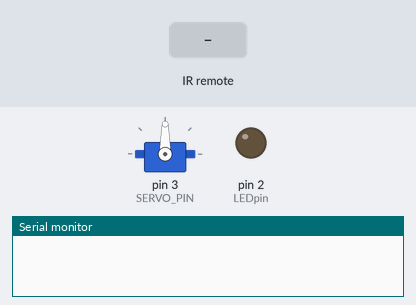
A sketch run on a simulated Arduino Uno, built with avr-gcc and run on an emulated ATmega328P. Parts: servo, output pins drawn as LEDs (lit = HIGH), the last lines printed to the serial monitor. The test bench sets the inputs (shaded band).

Above: at 1.2 s.
1.3 s: infrared code 0x273009C4 received
At 3.2 s:
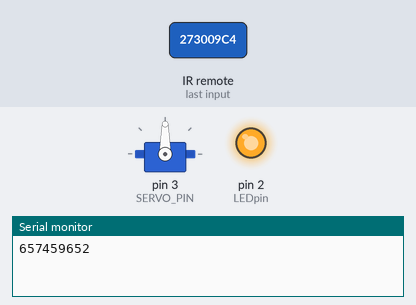
3.8 s: infrared code 0x731A3E02 received
At 4.3 s:
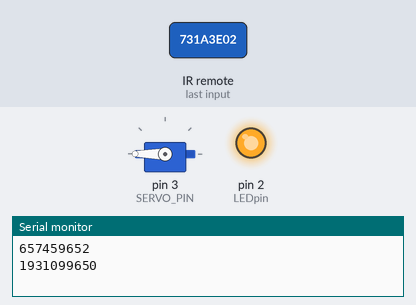
5.3 s: infrared code 0xAD586662 received
At 6.5 s:
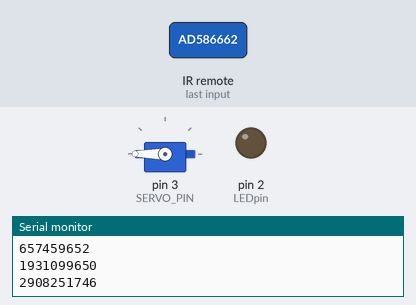
6.8 s: infrared code 0xE13DDA28 received
At 7.8 s:
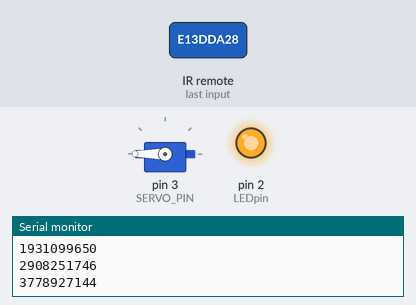
8.3 s: infrared code 0xF5999288 received
At 9.3 s:
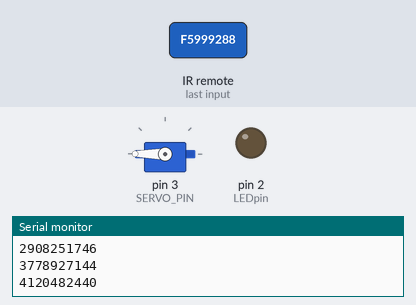
Timing chart, 0 to 11.3 s (numbered marks = the images above; inputs shaded):
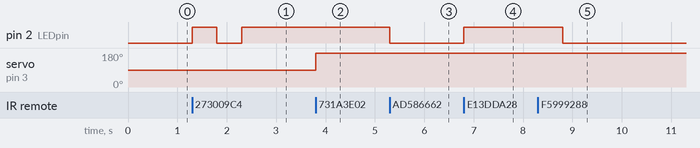

The sketch:

Remote_LEDplusSERVO.ino
```cpp
#include <IRremote.h> // include IR remote library
#include <Servo.h>    // include Servo control library


int RECV_PIN = 11; //IR receiver attached to Pin11
int LEDpin = 2; //LED to be attached to Pin3
int SERVO_PIN = 3; //Servo to be attached to Pin3

Servo myservo; // declare servo

IRrecv irrecv(RECV_PIN);  //setup IRreceiver only Pin11 works.
decode_results results;   //devoder for received IR signal.

void setup()
{
  Serial.begin(9600);
  irrecv.enableIRIn(); // Start the receiver

  myservo.attach(SERVO_PIN); // attach serto to SERVO_PIN
pinMode(LEDpin, OUTPUT);
}

void loop() {

  if (irrecv.decode(&results)) { // decode IR signal
    int angle = results.value;   // received value
    Serial.println(results.value, DEC);

    if(results.value == 3778927144)//remote button 1
  {
    digitalWrite(LEDpin, HIGH);
  }
  else if (results.value == 2908251746)//remote button 2
  {
    digitalWrite(LEDpin, LOW);
  }
  else if (results.value == 657459652) //remote button 3
  {
    digitalWrite(LEDpin, HIGH);
    delay(500);
    digitalWrite(LEDpin, LOW);
    delay(500);
    digitalWrite(LEDpin, HIGH);
  }
  else if (results.value == 4120482440) //remote button 4
  {
    digitalWrite(LEDpin, HIGH);
    delay(500);
   digitalWrite(LEDpin,LOW);

  }
   else if (results.value == 1931099650) //remote button 5
  {
    myservo.write(180);
  }
  else if (results.value == 742730860) //remote button 6
  {
    myservo.write(90);
  }

    irrecv.resume(); // Receive the next value
  }

}
```

Measured:
- after the input at 1.3 s, pin 2 (LEDpin): LOW → HIGH at once, → LOW 0.50 s later, → HIGH 0.50 s later
- after the input at 3.8 s, servo on pin 3 (SERVO_PIN): 90° → 180° at once
- after the input at 5.3 s, pin 2 (LEDpin): HIGH → LOW at once
- after the input at 6.8 s, pin 2 (LEDpin): LOW → HIGH at once
- after the input at 8.3 s, pin 2 (LEDpin): HIGH → LOW after 0.50 s
